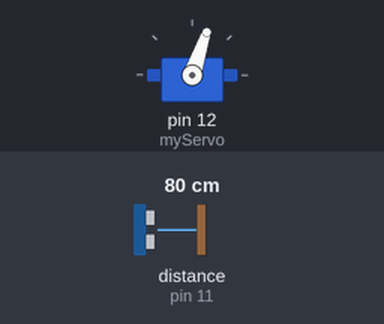
Recording of a sketch running on a simulated Arduino Uno, built with avr-gcc and run on an emulated ATmega328P. Parts: servo. Wiring (inferred from the names in the program): ultrasonic range finder: trigger pin 10; echo pin 11. The test bench sets the inputs (shaded band); at power-on: distance to the obstacle (sensor on pin 11) 80 cm. The echo pulse lasts 58.3 µs per cm; what the sketch prints to the serial monitor is not drawn.

Above: at 1.28 s.
1.3 s: distance to the obstacle (sensor on pin 11) set to 2 cm
At 1.52 s:
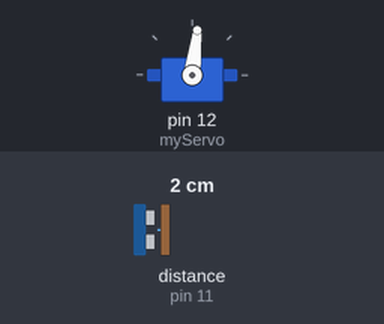
4.3 s: distance to the obstacle (sensor on pin 11) set to 18 cm
At 4.48 s:
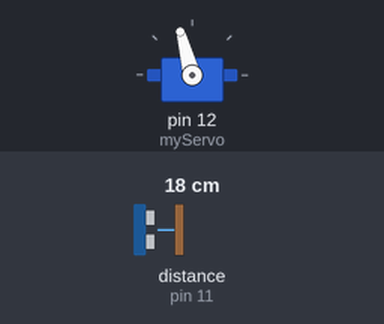
Timing chart, 0 to 13.3 s (numbered marks = the images above; inputs shaded):
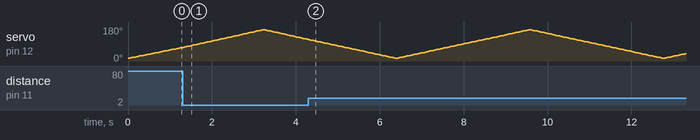

The sketch:

radar.ino
```cpp
#include <Servo.h>

// Ultrasonic Pins
const int trigPin = 10;
const int echoPin = 11;

long duration;
int distance;

Servo myServo;

void setup() {
  pinMode(trigPin, OUTPUT);
  pinMode(echoPin, INPUT);

  Serial.begin(9600);
  myServo.attach(12);
}

void loop() {

  // Scan Left → Right (slow)
  for (int i = 15; i <= 165; i += 2) {
    myServo.write(i);
    delay(40);      // slower movement

    distance = calculateDistance();

    Serial.print(i);
    Serial.print(",");
    Serial.print(distance);
    Serial.print(".");
  }

  // Scan Right → Left (slow)
  for (int i = 165; i >= 15; i -= 2) {
    myServo.write(i);
    delay(40);      // slower movement

    distance = calculateDistance();

    Serial.print(i);
    Serial.print(",");
    Serial.print(distance);
    Serial.print(".");
  }
}

int calculateDistance() {

  digitalWrite(trigPin, LOW);
  delayMicroseconds(2);

  digitalWrite(trigPin, HIGH);
  delayMicroseconds(10);
  digitalWrite(trigPin, LOW);

  duration = pulseIn(echoPin, HIGH, 20000);

  distance = duration * 0.034 / 2;
  return distance;
}
```
